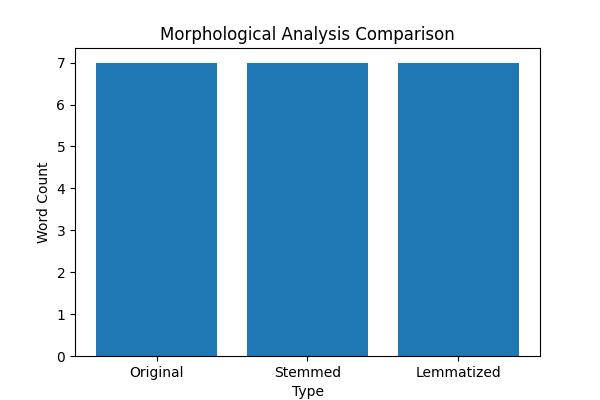

Generate this figure with Python:
"""
NLP Task: Morphological Analysis

Objective:
Perform stemming and lemmatization and visualize results.
"""

import nltk
from nltk.stem import PorterStemmer, WordNetLemmatizer
from nltk.tokenize import word_tokenize
import matplotlib.pyplot as plt

# -----------------------------
# Step 1: Download Resources
# -----------------------------
nltk.download('punkt')
nltk.download('wordnet')

# -----------------------------
# Step 2: Sample Text
# -----------------------------
text = "playing played studies running better flying happiness"

print("\nOriginal Text:\n", text)

# -----------------------------
# Step 3: Tokenization
# -----------------------------
tokens = word_tokenize(text)

print("\nTokens:\n", tokens)

# -----------------------------
# Step 4: Stemming
# -----------------------------
stemmer = PorterStemmer()
stemmed_words = [stemmer.stem(word) for word in tokens]

print("\nStemmed Words:\n", stemmed_words)

# -----------------------------
# Step 5: Lemmatization
# -----------------------------
lemmatizer = WordNetLemmatizer()
lemmatized_words = [lemmatizer.lemmatize(word) for word in tokens]

print("\nLemmatized Words:\n", lemmatized_words)

# -----------------------------
# Step 6: Visualization
# -----------------------------
labels = ["Original", "Stemmed", "Lemmatized"]
counts = [len(tokens), len(stemmed_words), len(lemmatized_words)]

plt.figure(figsize=(6,4))
plt.bar(labels, counts)

plt.title("Morphological Analysis Comparison")
plt.xlabel("Type")
plt.ylabel("Word Count")

# Save as JPEG
plt.savefig("morphological_analysis.jpeg")

print("\nVisualization saved as morphological_analysis.jpeg")

plt.show()
